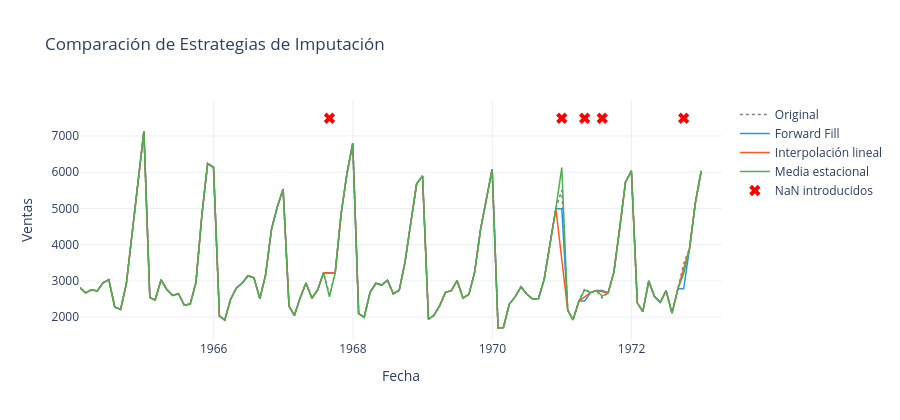

Notebook source saved alongside this figure:
### Code cell
# ── Simulación pedagógica: introducir 5 valores faltantes artificiales ──
import copy

df_con_nans = df.copy()
np.random.seed(42)
idx_faltantes = np.random.choice(range(10, len(df)-2), size=5, replace=False)
df_con_nans.loc[df_con_nans.index[idx_faltantes], 'y'] = np.nan

print(f"NaN introducidos: {df_con_nans.y.isna().sum()} en posiciones:")
print(df_con_nans[df_con_nans.y.isna()][['ds', 'y']])

# ── Tres estrategias de imputación ───────────────────────────────────────
df_ffill = df_con_nans.copy()
df_ffill['y'] = df_ffill['y'].ffill()                              # Forward fill

df_interp = df_con_nans.copy()
df_interp['y'] = df_interp['y'].interpolate(method='linear')       # Interpolación lineal

df_seas = df_con_nans.copy()                                        # Media estacional
for idx in df_con_nans[df_con_nans.y.isna()].index:
    mes = df_con_nans.loc[idx, 'ds'].month
    media_mes = df.loc[df.ds.dt.month == mes, 'y'].mean()
    df_seas.loc[idx, 'y'] = media_mes

# ── Comparación visual ────────────────────────────────────────────────────
fig = go.Figure()
fig.add_trace(go.Scatter(x=df.ds, y=df.y, mode='lines',
                          name='Original', line=dict(color='gray', width=1.5, dash='dot')))
fig.add_trace(go.Scatter(x=df_ffill.ds, y=df_ffill.y, mode='lines',
                          name='Forward Fill', line=dict(color='#2196F3', width=1.5)))
fig.add_trace(go.Scatter(x=df_interp.ds, y=df_interp.y, mode='lines',
                          name='Interpolación lineal', line=dict(color='#FF5722', width=1.5)))
fig.add_trace(go.Scatter(x=df_seas.ds, y=df_seas.y, mode='lines',
                          name='Media estacional', line=dict(color='#4CAF50', width=1.5)))

# Marcar posiciones de NaN
nan_ds = df_con_nans.loc[df_con_nans.y.isna(), 'ds']
fig.add_trace(go.Scatter(x=nan_ds, y=[df.y.max()*1.05]*len(nan_ds),
                          mode='markers', name='NaN introducidos',
                          marker=dict(color='red', size=10, symbol='x')))

fig.update_layout(title='Comparación de Estrategias de Imputación',
                  xaxis_title='Fecha', yaxis_title='Ventas',
                  height=420, template='plotly_white')
fig.show()
